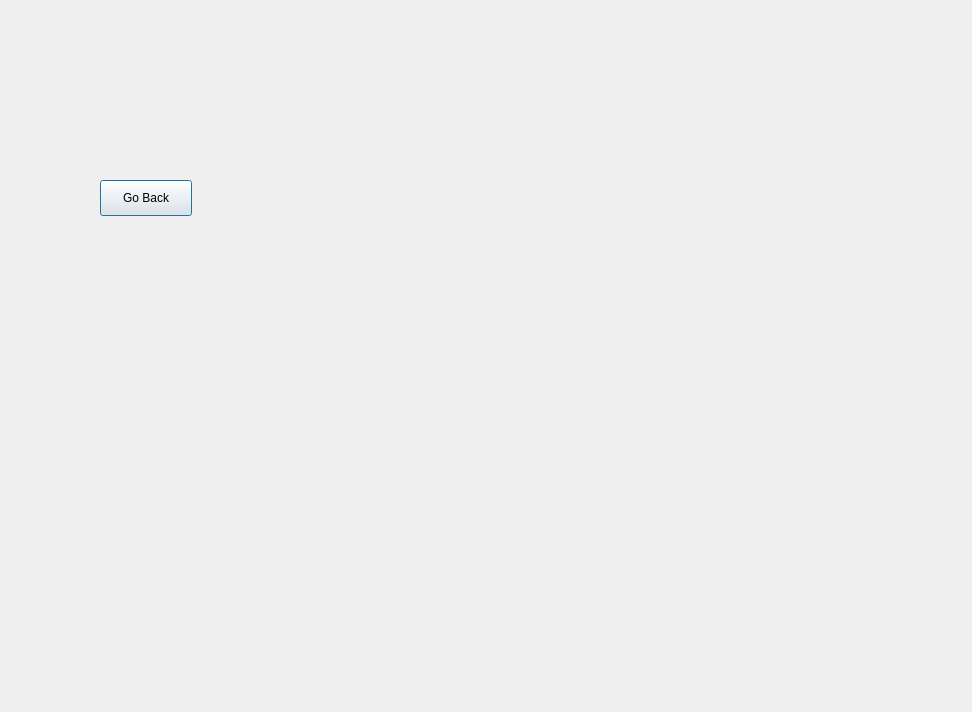
<?xml version="1.0" encoding="UTF-8"?>
<ui version="4.0">
 <class>UpdateOrders</class>
 <widget class="QDialog" name="UpdateOrders">
  <property name="geometry">
   <rect>
    <x>0</x>
    <y>0</y>
    <width>972</width>
    <height>712</height>
   </rect>
  </property>
  <property name="windowTitle">
   <string>Dialog</string>
  </property>
  <widget class="QPushButton" name="goBackButton">
   <property name="geometry">
    <rect>
     <x>100</x>
     <y>180</y>
     <width>92</width>
     <height>36</height>
    </rect>
   </property>
   <property name="text">
    <string>Go Back</string>
   </property>
  </widget>
 </widget>
 <resources/>
 <connections/>
</ui>
